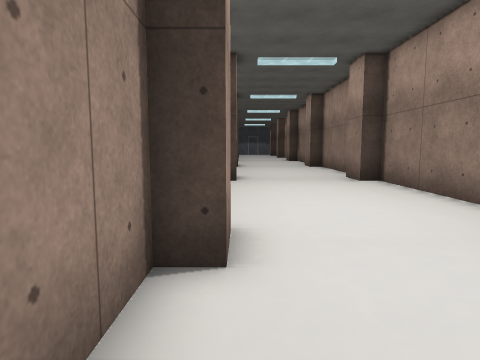
view 1 (above)

16 first-person views from a walk through a 3-D level made in the Unity game engine. The camera is 1.3 m above the floor, tilts 6° down and sees 75° across. The floor is counted in squares, 1 m on a side. Each view is taken from the middle of a square. On the plan, view 1 faces up. The plan holds only what a view shows up to about 14 squares ahead; the rest is blank. The place goes on beyond the plan. The player character is not drawn. Some animated figures are not drawn. Some surface patterns are stand-ins.

view 2
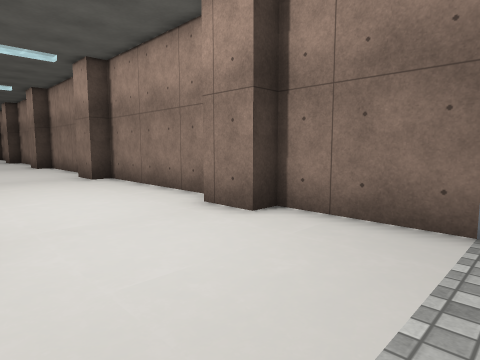

view 3
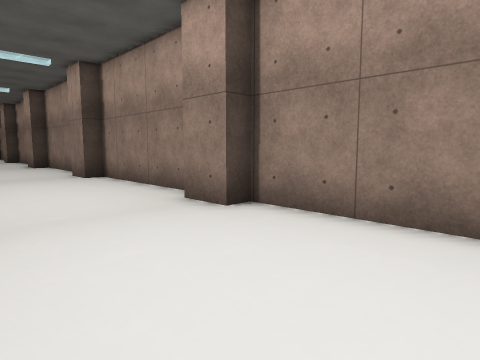

view 4
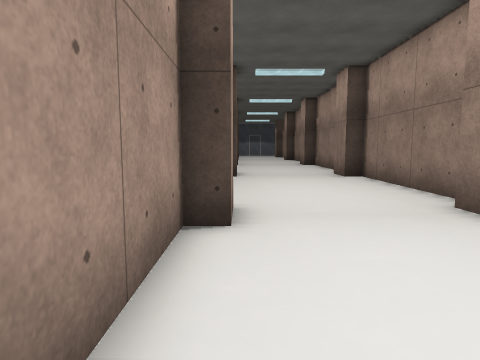

view 5
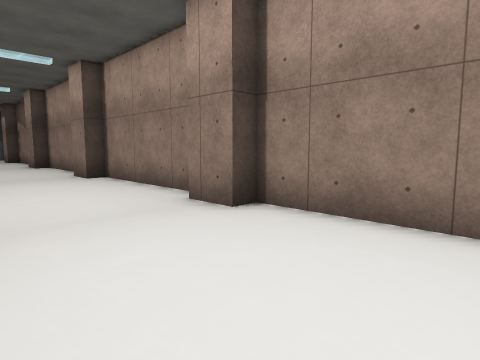

view 6
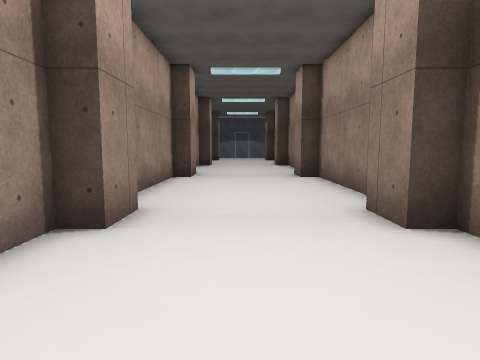

view 7
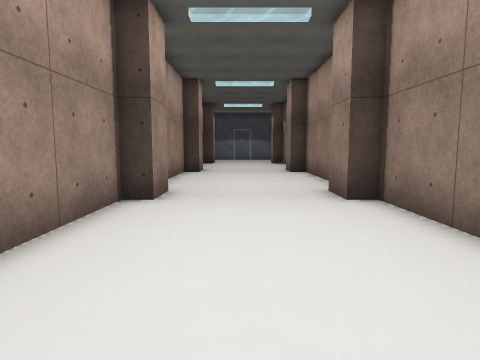

view 8
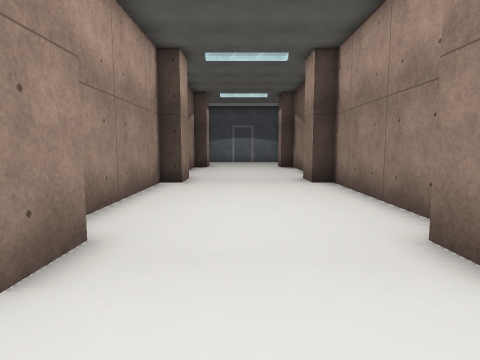

view 9
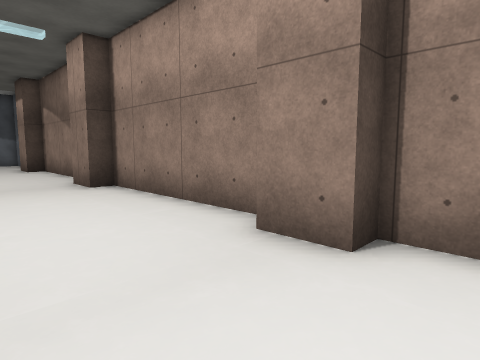

view 10
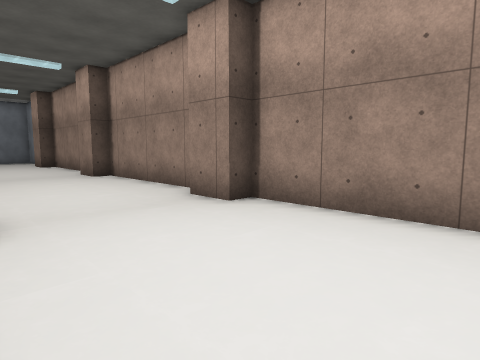

view 11
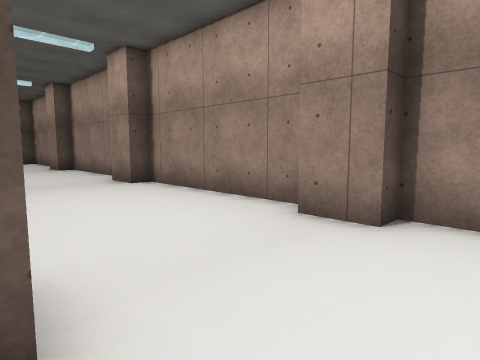

view 12
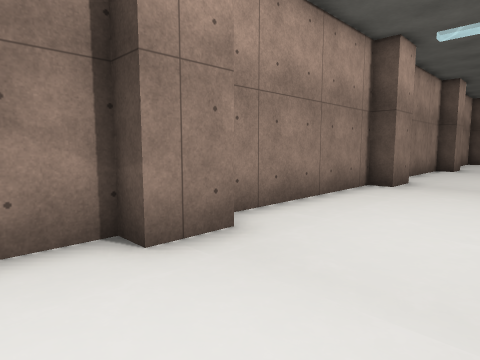

view 13
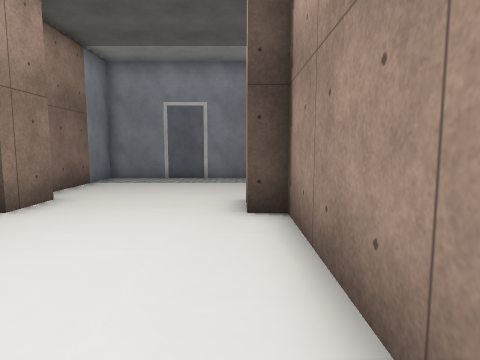

view 14
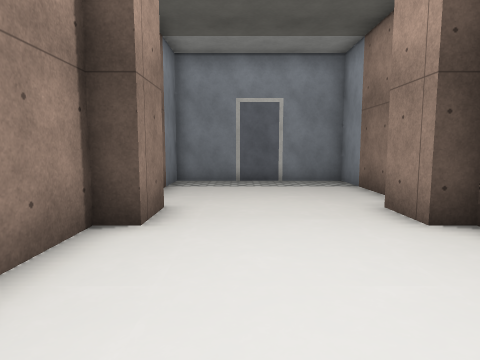

view 15
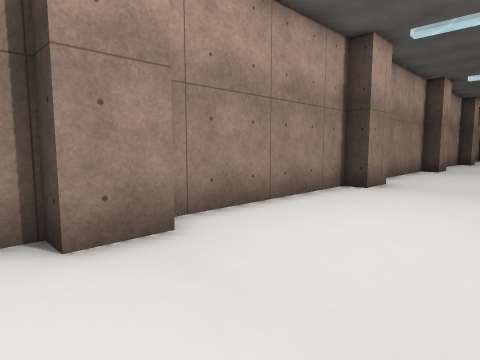

view 16
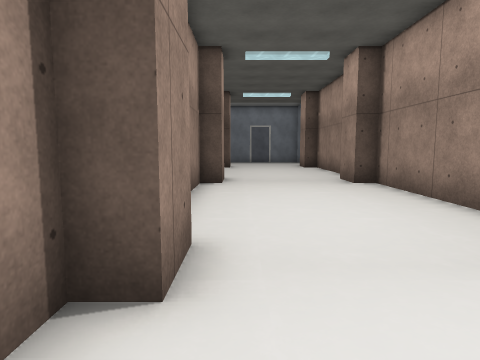

### Floor plan
Points are (right, up) in squares from view 1. A wall is a line through its corners. A room is listed if a view was taken in it or the views show most of it. See-through windows are left out.
Room 1 (views 1, 2, 3, 4, 5, 6, 7, 8, 9, 10, 11, 12, 13, 14, 15, 16)
walls: (5.5, -0.4) (5.5, 3.3) (4.7, 3.3) (4.7, 4.9) (5.5, 4.9) (5.5, 12.1) (4.7, 12.1) (4.7, 13.7) (5.5, 13.7) (5.5, 20.9) (4.7, 20.9) (4.7, 22.5) (5.5, 22.5) (5.5, 29.7) (4.7, 29.7) (4.7, 31.3) (5.5, 31.3) (5.5, 38.5) (4.7, 38.5) (4.7, 40.1) (5.5, 40.1) (5.5, 41.5); (-0.9, 41.4) (-0.9, 40.1) (-0.1, 40.1) (-0.1, 38.5) (-0.9, 38.5) (-0.9, 31.3) (-0.1, 31.3) (-0.1, 29.7) (-0.9, 29.7) (-0.9, 22.5) (-0.1, 22.5) (-0.1, 20.9) (-0.9, 20.9) (-0.9, 13.7) (-0.1, 13.7) (-0.1, 12.1) (-0.9, 12.1) (-0.9, 4.9) (-0.1, 4.9) (-0.1, 3.3) (-0.9, 3.3) (-0.9, -0.4); (1.2, -2.1) (3.2, -2.1)
objects: other object (-1, -2) to (0, -1)

Where each view was taken, in squares from view 1:
view 1: 0 up, 0 right, facing up
view 2: 1 down, 0 right, facing up-right
view 3: 7 up, 0 right, facing up-right
view 4: 7 up, 0 right, facing up
view 5: 16 up, 0 right, facing up-right
view 6: 16 up, 2 right, facing up
view 7: 22 up, 2 right, facing up
view 8: 27 up, 2 right, facing up
view 9: 28 up, 1 right, facing up-right
view 10: 28 up, 5 right, facing down-left
view 11: 42 up, 5 right, facing down-left
view 12: 42 up, 1 right, facing down-right
view 13: 11 up, 0 right, facing down
view 14: 10 up, 3 right, facing down
view 15: 11 up, 4 right, facing up-left
view 16: 25 up, 4 right, facing down
